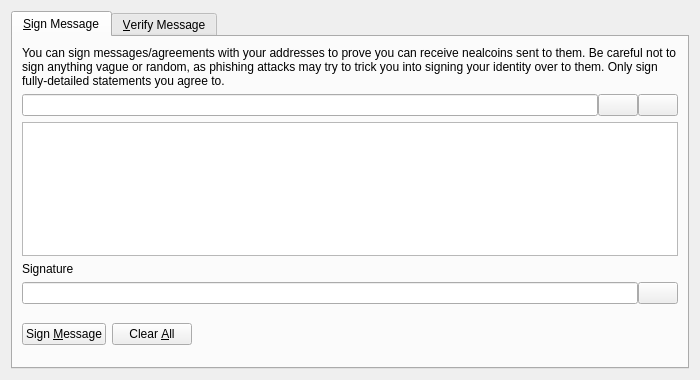
<?xml version="1.0" encoding="UTF-8"?>
<ui version="4.0">
 <class>SignVerifyMessageDialog</class>
 <widget class="QDialog" name="SignVerifyMessageDialog">
  <property name="geometry">
   <rect>
    <x>0</x>
    <y>0</y>
    <width>700</width>
    <height>380</height>
   </rect>
  </property>
  <property name="windowTitle">
   <string>Signatures - Sign / Verify a Message</string>
  </property>
  <property name="modal">
   <bool>true</bool>
  </property>
  <layout class="QVBoxLayout" name="verticalLayout">
   <item>
    <widget class="QTabWidget" name="tabWidget">
     <property name="currentIndex">
      <number>0</number>
     </property>
     <widget class="QWidget" name="tabSignMessage">
      <attribute name="title">
       <string>&amp;Sign Message</string>
      </attribute>
      <layout class="QVBoxLayout" name="verticalLayout_SM">
       <item>
        <widget class="QLabel" name="infoLabel_SM">
         <property name="text">
          <string>You can sign messages/agreements with your addresses to prove you can receive nealcoins sent to them. Be careful not to sign anything vague or random, as phishing attacks may try to trick you into signing your identity over to them. Only sign fully-detailed statements you agree to.</string>
         </property>
         <property name="textFormat">
          <enum>Qt::PlainText</enum>
         </property>
         <property name="wordWrap">
          <bool>true</bool>
         </property>
        </widget>
       </item>
       <item>
        <layout class="QHBoxLayout" name="horizontalLayout_1_SM">
         <property name="spacing">
          <number>0</number>
         </property>
         <item>
          <widget class="QValidatedLineEdit" name="addressIn_SM">
           <property name="toolTip">
            <string>The nealcoin address to sign the message with</string>
           </property>
          </widget>
         </item>
         <item>
          <widget class="QPushButton" name="addressBookButton_SM">
           <property name="toolTip">
            <string>Choose previously used address</string>
           </property>
           <property name="text">
            <string/>
           </property>
           <property name="icon">
            <iconset resource="../nealcoin.qrc">
             <normaloff>:/icons/address-book</normaloff>:/icons/address-book</iconset>
           </property>
           <property name="shortcut">
            <string>Alt+A</string>
           </property>
           <property name="autoDefault">
            <bool>false</bool>
           </property>
          </widget>
         </item>
         <item>
          <widget class="QPushButton" name="pasteButton_SM">
           <property name="toolTip">
            <string>Paste address from clipboard</string>
           </property>
           <property name="text">
            <string/>
           </property>
           <property name="icon">
            <iconset resource="../nealcoin.qrc">
             <normaloff>:/icons/editpaste</normaloff>:/icons/editpaste</iconset>
           </property>
           <property name="shortcut">
            <string>Alt+P</string>
           </property>
           <property name="autoDefault">
            <bool>false</bool>
           </property>
          </widget>
         </item>
        </layout>
       </item>
       <item>
        <widget class="QPlainTextEdit" name="messageIn_SM">
         <property name="toolTip">
          <string>Enter the message you want to sign here</string>
         </property>
        </widget>
       </item>
       <item>
        <widget class="QLabel" name="signatureLabel_SM">
         <property name="text">
          <string>Signature</string>
         </property>
         <property name="textFormat">
          <enum>Qt::PlainText</enum>
         </property>
        </widget>
       </item>
       <item>
        <layout class="QHBoxLayout" name="horizontalLayout_2_SM">
         <property name="spacing">
          <number>0</number>
         </property>
         <item>
          <widget class="QLineEdit" name="signatureOut_SM">
           <property name="font">
            <font>
             <italic>true</italic>
            </font>
           </property>
           <property name="readOnly">
            <bool>true</bool>
           </property>
          </widget>
         </item>
         <item>
          <widget class="QPushButton" name="copySignatureButton_SM">
           <property name="toolTip">
            <string>Copy the current signature to the system clipboard</string>
           </property>
           <property name="text">
            <string/>
           </property>
           <property name="icon">
            <iconset resource="../nealcoin.qrc">
             <normaloff>:/icons/editcopy</normaloff>:/icons/editcopy</iconset>
           </property>
           <property name="autoDefault">
            <bool>false</bool>
           </property>
          </widget>
         </item>
        </layout>
       </item>
       <item>
        <layout class="QHBoxLayout" name="horizontalLayout_3_SM">
         <item>
          <widget class="QPushButton" name="signMessageButton_SM">
           <property name="toolTip">
            <string>Sign the message to prove you own this nealcoin address</string>
           </property>
           <property name="text">
            <string>Sign &amp;Message</string>
           </property>
           <property name="icon">
            <iconset resource="../nealcoin.qrc">
             <normaloff>:/icons/edit</normaloff>:/icons/edit</iconset>
           </property>
           <property name="autoDefault">
            <bool>false</bool>
           </property>
          </widget>
         </item>
         <item>
          <widget class="QPushButton" name="clearButton_SM">
           <property name="toolTip">
            <string>Reset all sign message fields</string>
           </property>
           <property name="text">
            <string>Clear &amp;All</string>
           </property>
           <property name="icon">
            <iconset resource="../nealcoin.qrc">
             <normaloff>:/icons/remove</normaloff>:/icons/remove</iconset>
           </property>
           <property name="autoDefault">
            <bool>false</bool>
           </property>
          </widget>
         </item>
         <item>
          <spacer name="horizontalSpacer_1_SM">
           <property name="orientation">
            <enum>Qt::Horizontal</enum>
           </property>
           <property name="sizeHint" stdset="0">
            <size>
             <width>40</width>
             <height>48</height>
            </size>
           </property>
          </spacer>
         </item>
         <item>
          <widget class="QLabel" name="statusLabel_SM">
           <property name="font">
            <font>
             <weight>75</weight>
             <bold>true</bold>
            </font>
           </property>
           <property name="text">
            <string/>
           </property>
           <property name="wordWrap">
            <bool>true</bool>
           </property>
          </widget>
         </item>
         <item>
          <spacer name="horizontalSpacer_2_SM">
           <property name="orientation">
            <enum>Qt::Horizontal</enum>
           </property>
           <property name="sizeHint" stdset="0">
            <size>
             <width>40</width>
             <height>48</height>
            </size>
           </property>
          </spacer>
         </item>
        </layout>
       </item>
      </layout>
     </widget>
     <widget class="QWidget" name="tabVerifyMessage">
      <attribute name="title">
       <string>&amp;Verify Message</string>
      </attribute>
      <layout class="QVBoxLayout" name="verticalLayout_VM">
       <item>
        <widget class="QLabel" name="infoLabel_VM">
         <property name="text">
          <string>Enter the receiver's address, message (ensure you copy line breaks, spaces, tabs, etc. exactly) and signature below to verify the message. Be careful not to read more into the signature than what is in the signed message itself, to avoid being tricked by a man-in-the-middle attack. Note that this only proves the signing party receives with the address, it cannot prove sendership of any transaction!</string>
         </property>
         <property name="textFormat">
          <enum>Qt::PlainText</enum>
         </property>
         <property name="alignment">
          <set>Qt::AlignLeading|Qt::AlignLeft|Qt::AlignTop</set>
         </property>
         <property name="wordWrap">
          <bool>true</bool>
         </property>
        </widget>
       </item>
       <item>
        <layout class="QHBoxLayout" name="horizontalLayout_1_VM">
         <property name="spacing">
          <number>0</number>
         </property>
         <item>
          <widget class="QValidatedLineEdit" name="addressIn_VM">
           <property name="toolTip">
            <string>The nealcoin address the message was signed with</string>
           </property>
          </widget>
         </item>
         <item>
          <widget class="QPushButton" name="addressBookButton_VM">
           <property name="toolTip">
            <string>Choose previously used address</string>
           </property>
           <property name="text">
            <string/>
           </property>
           <property name="icon">
            <iconset resource="../nealcoin.qrc">
             <normaloff>:/icons/address-book</normaloff>:/icons/address-book</iconset>
           </property>
           <property name="shortcut">
            <string>Alt+A</string>
           </property>
           <property name="autoDefault">
            <bool>false</bool>
           </property>
          </widget>
         </item>
        </layout>
       </item>
       <item>
        <widget class="QPlainTextEdit" name="messageIn_VM"/>
       </item>
       <item>
        <widget class="QValidatedLineEdit" name="signatureIn_VM"/>
       </item>
       <item>
        <layout class="QHBoxLayout" name="horizontalLayout_2_VM">
         <item>
          <widget class="QPushButton" name="verifyMessageButton_VM">
           <property name="toolTip">
            <string>Verify the message to ensure it was signed with the specified nealcoin address</string>
           </property>
           <property name="text">
            <string>Verify &amp;Message</string>
           </property>
           <property name="icon">
            <iconset resource="../nealcoin.qrc">
             <normaloff>:/icons/transaction_0</normaloff>:/icons/transaction_0</iconset>
           </property>
           <property name="autoDefault">
            <bool>false</bool>
           </property>
          </widget>
         </item>
         <item>
          <widget class="QPushButton" name="clearButton_VM">
           <property name="toolTip">
            <string>Reset all verify message fields</string>
           </property>
           <property name="text">
            <string>Clear &amp;All</string>
           </property>
           <property name="icon">
            <iconset resource="../nealcoin.qrc">
             <normaloff>:/icons/remove</normaloff>:/icons/remove</iconset>
           </property>
           <property name="autoDefault">
            <bool>false</bool>
           </property>
          </widget>
         </item>
         <item>
          <spacer name="horizontalSpacer_1_VM">
           <property name="orientation">
            <enum>Qt::Horizontal</enum>
           </property>
           <property name="sizeHint" stdset="0">
            <size>
             <width>40</width>
             <height>48</height>
            </size>
           </property>
          </spacer>
         </item>
         <item>
          <widget class="QLabel" name="statusLabel_VM">
           <property name="font">
            <font>
             <weight>75</weight>
             <bold>true</bold>
            </font>
           </property>
           <property name="text">
            <string/>
           </property>
           <property name="wordWrap">
            <bool>true</bool>
           </property>
          </widget>
         </item>
         <item>
          <spacer name="horizontalSpacer_2_VM">
           <property name="orientation">
            <enum>Qt::Horizontal</enum>
           </property>
           <property name="sizeHint" stdset="0">
            <size>
             <width>40</width>
             <height>48</height>
            </size>
           </property>
          </spacer>
         </item>
        </layout>
       </item>
      </layout>
     </widget>
    </widget>
   </item>
  </layout>
 </widget>
 <customwidgets>
  <customwidget>
   <class>QValidatedLineEdit</class>
   <extends>QLineEdit</extends>
   <header>qvalidatedlineedit.h</header>
  </customwidget>
 </customwidgets>
 <resources>
  <include location="../nealcoin.qrc"/>
 </resources>
 <connections/>
</ui>
